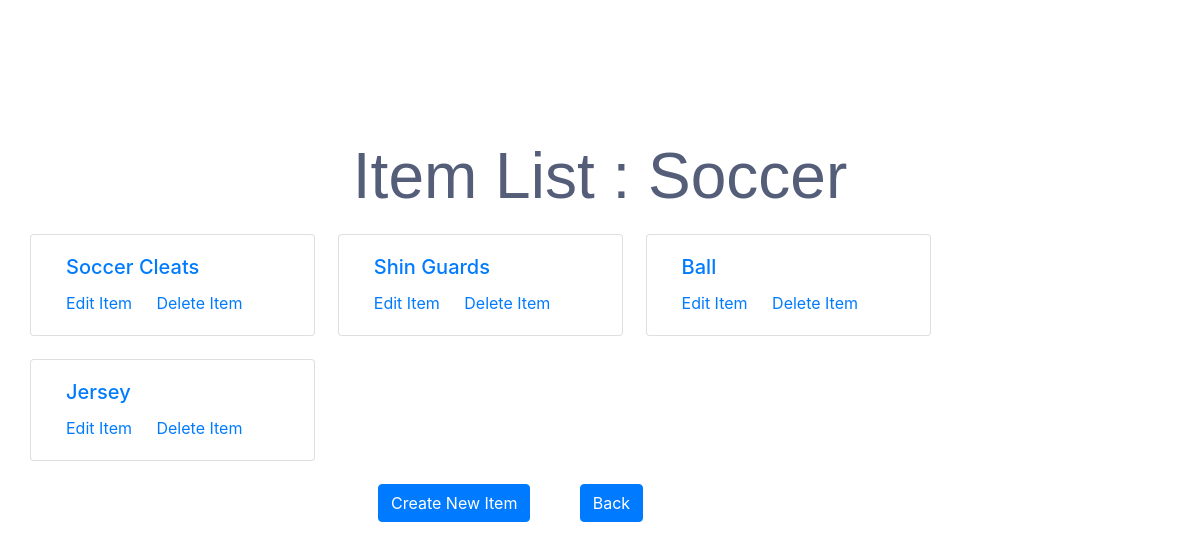
The page /categories/Soccer on the database its author committed.
### database_setup.py (models this page shows, shortened)
class Category(Base): # define the category table
    __tablename__ = 'category'
    id = Column(Integer, primary_key=True)
    name = Column(String(250), nullable=False)

class Item(Base): # define the Item table
    __tablename__ = 'item'
    id = Column(Integer, primary_key=True)
    name = Column(String(250), nullable=False)
    description  = Column(String(250), nullable=False)
    category_id = Column(Integer, ForeignKey('category.id'))
    category = relationship(Category)
    user_id =  Column(Integer, ForeignKey('user.id'))
    user = relationship(User)

### application.py (the view)
@app.route('/categories/<selected_category>')
def showItems(selected_category):
    selected_category = session.query(
        Category).filter_by(name=selected_category).one()
    items = session.query(Item).filter_by(
        category_id=selected_category.id).all()
    return render_template(
            'item.html',
            items=items,
            selected_category=selected_category)

### templates/item.html (shortened to what this page needs)
<!DOCTYPE html>
<html>
<head>
    <link rel="stylesheet" href="https://maxcdn.bootstrapcdn.com/bootstrap/4.0.0/css/bootstrap.min.css">
    <link rel="stylesheet" href="{{ url_for('static', filename='font-awesome.css')}}">
    <link rel="stylesheet" href="{{ url_for('static', filename='animate.min.css')}}">
    <link rel="stylesheet" href="{{ url_for('static', filename='stylesItems.css')}}">
</head>
<body>
	<div class="itemsHeader">Item List : {{selected_category.name }}</div>
	<div class="container itemList">
		<div class="row">
			{% for item in items %}
				<div class="card col-md-3 col-sm-6">
					<div class="card-body">
						<h5 class="card-title"><a href = '{{url_for('showDescription', selected_category = selected_category.name , selected_item=item.name)}}'>{{item.name}}</a></h5>
						 <a href='{{url_for('editItem', selected_category = selected_category.name , selected_item=item.name)}}' class="card-link">Edit Item</a>
						 <a href='{{url_for('deleteItem', selected_category = selected_category.name , selected_item=item.name)}}' class="card-link">Delete Item</a>
					</div>
				</div>
			{% endfor %}
		</div>
		<div class="buttonSet">
		<div class="row">
				<div class="col-sm-3 createItemButton"><button type="button" class="btn btn-primary" onclick="location.href = '{{url_for('addItem', selected_category = selected_category.name )}}' ">Create New Item</button></div>
				<div class="col-sm-3 cancelButton"><button type="button" class="btn btn-primary" onclick="location.href = '{{url_for('showCategories')}}' ">Back</button></div>
		</div>
		</div>
	</div>
</body>
</html>

### static/stylesItems.css (style rules this page uses)
html, body { max-width: 100%; overflow-x: hidden; color: white; height: 100%; background-image: url("img/bg.jpg"); background-size: cover; background-attachment: fixed; }
.itemsHeader { color: #545e78; font-size: 4em; font-family: 'Signika', sans-serif; padding-bottom: 10px; text-align: center; padding-top: 2em; }
.card { margin-right: 2%; margin-bottom: 2%; }
.buttonSet { margin-left: 30%; }

### rows shown on the page
Category: name "Soccer"
Item: name "Soccer Cleats"
Item: name "Shin Guards"
Item: name "Ball"
Item: name "Jersey"
